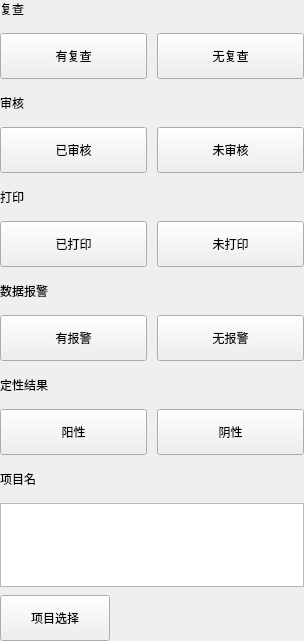
     <widget class="QWidget" name="widget16" native="true">
      <property name="geometry">
       <rect>
        <x>575</x>
        <y>0</y>
        <width>304</width>
        <height>641</height>
       </rect>
      </property>
      <layout class="QVBoxLayout" name="verticalLayout_115">
       <property name="spacing">
        <number>15</number>
       </property>
       <property name="leftMargin">
        <number>0</number>
       </property>
       <property name="topMargin">
        <number>0</number>
       </property>
       <property name="rightMargin">
        <number>0</number>
       </property>
       <property name="bottomMargin">
        <number>0</number>
       </property>
       <item>
        <layout class="QVBoxLayout" name="verticalLayout_107">
         <item>
          <widget class="QLabel" name="label_92">
           <property name="text">
            <string>复查</string>
           </property>
          </widget>
         </item>
         <item>
          <layout class="QHBoxLayout" name="horizontalLayout_22">
           <property name="spacing">
            <number>10</number>
           </property>
           <item>
            <widget class="QPushButton" name="pushButton_140">
             <property name="minimumSize">
              <size>
               <width>110</width>
               <height>46</height>
              </size>
             </property>
             <property name="maximumSize">
              <size>
               <width>16777215</width>
               <height>46</height>
              </size>
             </property>
             <property name="text">
              <string>有复查</string>
             </property>
             <property name="checkable">
              <bool>true</bool>
             </property>
             <property name="autoExclusive">
              <bool>false</bool>
             </property>
             <property name="buttons" stdset="0">
              <string notr="true">flat_button</string>
             </property>
            </widget>
           </item>
           <item>
            <widget class="QPushButton" name="pushButton_141">
             <property name="minimumSize">
              <size>
               <width>110</width>
               <height>46</height>
              </size>
             </property>
             <property name="maximumSize">
              <size>
               <width>16777215</width>
               <height>46</height>
              </size>
             </property>
             <property name="text">
              <string>无复查</string>
             </property>
             <property name="checkable">
              <bool>true</bool>
             </property>
             <property name="autoExclusive">
              <bool>false</bool>
             </property>
             <property name="buttons" stdset="0">
              <string notr="true">flat_button</string>
             </property>
            </widget>
           </item>
          </layout>
         </item>
        </layout>
       </item>
       <item>
        <layout class="QVBoxLayout" name="verticalLayout_109">
         <item>
          <widget class="QLabel" name="label_90">
           <property name="text">
            <string>审核</string>
           </property>
          </widget>
         </item>
         <item>
          <layout class="QHBoxLayout" name="horizontalLayout_24">
           <property name="spacing">
            <number>10</number>
           </property>
           <item>
            <widget class="QPushButton" name="pushButton_135">
             <property name="minimumSize">
              <size>
               <width>110</width>
               <height>46</height>
              </size>
             </property>
             <property name="maximumSize">
              <size>
               <width>16777215</width>
               <height>46</height>
              </size>
             </property>
             <property name="text">
              <string>已审核</string>
             </property>
             <property name="checkable">
              <bool>true</bool>
             </property>
             <property name="autoExclusive">
              <bool>false</bool>
             </property>
             <property name="buttons" stdset="0">
              <string notr="true">flat_button</string>
             </property>
            </widget>
           </item>
           <item>
            <widget class="QPushButton" name="pushButton_136">
             <property name="minimumSize">
              <size>
               <width>110</width>
               <height>46</height>
              </size>
             </property>
             <property name="maximumSize">
              <size>
               <width>16777215</width>
               <height>46</height>
              </size>
             </property>
             <property name="text">
              <string>未审核</string>
             </property>
             <property name="checkable">
              <bool>true</bool>
             </property>
             <property name="autoExclusive">
              <bool>false</bool>
             </property>
             <property name="buttons" stdset="0">
              <string notr="true">flat_button</string>
             </property>
            </widget>
           </item>
          </layout>
         </item>
        </layout>
       </item>
       <item>
        <layout class="QVBoxLayout" name="verticalLayout_108">
         <item>
          <widget class="QLabel" name="label_133">
           <property name="text">
            <string>打印</string>
           </property>
          </widget>
         </item>
         <item>
          <layout class="QHBoxLayout" name="horizontalLayout_27">
           <property name="spacing">
            <number>10</number>
           </property>
           <item>
            <widget class="QPushButton" name="pushButton_134">
             <property name="minimumSize">
              <size>
               <width>110</width>
               <height>46</height>
              </size>
             </property>
             <property name="maximumSize">
              <size>
               <width>16777215</width>
               <height>46</height>
              </size>
             </property>
             <property name="text">
              <string>已打印</string>
             </property>
             <property name="checkable">
              <bool>true</bool>
             </property>
             <property name="buttons" stdset="0">
              <string notr="true">flat_button</string>
             </property>
            </widget>
           </item>
           <item>
            <widget class="QPushButton" name="pushButton_133">
             <property name="minimumSize">
              <size>
               <width>110</width>
               <height>46</height>
              </size>
             </property>
             <property name="maximumSize">
              <size>
               <width>16777215</width>
               <height>46</height>
              </size>
             </property>
             <property name="text">
              <string>未打印</string>
             </property>
             <property name="checkable">
              <bool>true</bool>
             </property>
             <property name="buttons" stdset="0">
              <string notr="true">flat_button</string>
             </property>
            </widget>
           </item>
          </layout>
         </item>
        </layout>
       </item>
       <item>
        <layout class="QVBoxLayout" name="verticalLayout_104">
         <item>
          <widget class="QLabel" name="label_93">
           <property name="text">
            <string>数据报警</string>
           </property>
          </widget>
         </item>
         <item>
          <layout class="QHBoxLayout" name="horizontalLayout_23">
           <property name="spacing">
            <number>10</number>
           </property>
           <item>
            <widget class="QPushButton" name="pushButton_143">
             <property name="minimumSize">
              <size>
               <width>110</width>
               <height>46</height>
              </size>
             </property>
             <property name="maximumSize">
              <size>
               <width>16777215</width>
               <height>46</height>
              </size>
             </property>
             <property name="text">
              <string>有报警</string>
             </property>
             <property name="checkable">
              <bool>true</bool>
             </property>
             <property name="autoExclusive">
              <bool>false</bool>
             </property>
             <property name="buttons" stdset="0">
              <string notr="true">flat_button</string>
             </property>
            </widget>
           </item>
           <item>
            <widget class="QPushButton" name="pushButton_142">
             <property name="minimumSize">
              <size>
               <width>110</width>
               <height>46</height>
              </size>
             </property>
             <property name="maximumSize">
              <size>
               <width>16777215</width>
               <height>46</height>
              </size>
             </property>
             <property name="text">
              <string>无报警</string>
             </property>
             <property name="checkable">
              <bool>true</bool>
             </property>
             <property name="autoExclusive">
              <bool>false</bool>
             </property>
             <property name="buttons" stdset="0">
              <string notr="true">flat_button</string>
             </property>
            </widget>
           </item>
          </layout>
         </item>
        </layout>
       </item>
       <item>
        <layout class="QVBoxLayout" name="verticalLayout_103">
         <item>
          <widget class="QLabel" name="label_88">
           <property name="text">
            <string>定性结果</string>
           </property>
          </widget>
         </item>
         <item>
          <layout class="QHBoxLayout" name="horizontalLayout_26">
           <property name="spacing">
            <number>10</number>
           </property>
           <item>
            <widget class="QPushButton" name="pushButton_132">
             <property name="minimumSize">
              <size>
               <width>110</width>
               <height>46</height>
              </size>
             </property>
             <property name="maximumSize">
              <size>
               <width>16777215</width>
               <height>46</height>
              </size>
             </property>
             <property name="text">
              <string>阳性</string>
             </property>
             <property name="checkable">
              <bool>true</bool>
             </property>
             <property name="autoExclusive">
              <bool>false</bool>
             </property>
             <property name="buttons" stdset="0">
              <string notr="true">flat_button</string>
             </property>
            </widget>
           </item>
           <item>
            <widget class="QPushButton" name="pushButton_131">
             <property name="minimumSize">
              <size>
               <width>110</width>
               <height>46</height>
              </size>
             </property>
             <property name="maximumSize">
              <size>
               <width>16777215</width>
               <height>46</height>
              </size>
             </property>
             <property name="text">
              <string>阴性</string>
             </property>
             <property name="checkable">
              <bool>true</bool>
             </property>
             <property name="autoExclusive">
              <bool>false</bool>
             </property>
             <property name="buttons" stdset="0">
              <string notr="true">flat_button</string>
             </property>
            </widget>
           </item>
          </layout>
         </item>
        </layout>
       </item>
       <item>
        <layout class="QVBoxLayout" name="verticalLayout_10">
         <item>
          <widget class="QLabel" name="label_102">
           <property name="sizePolicy">
            <sizepolicy hsizetype="Preferred" vsizetype="Preferred">
             <horstretch>0</horstretch>
             <verstretch>0</verstretch>
            </sizepolicy>
           </property>
           <property name="minimumSize">
            <size>
             <width>0</width>
             <height>0</height>
            </size>
           </property>
           <property name="maximumSize">
            <size>
             <width>16777215</width>
             <height>16777215</height>
            </size>
           </property>
           <property name="text">
            <string>项目名</string>
           </property>
           <property name="alignment">
            <set>Qt::AlignLeading|Qt::AlignLeft|Qt::AlignVCenter</set>
           </property>
          </widget>
         </item>
         <item>
          <layout class="QVBoxLayout" name="verticalLayout_8">
           <property name="spacing">
            <number>8</number>
           </property>
           <item>
            <widget class="QTextEdit" name="assay_edit_5">
             <property name="paddings_all" stdset="0">
              <string notr="true">a_0</string>
             </property>
            </widget>
           </item>
           <item>
            <layout class="QHBoxLayout" name="horizontalLayout_84">
             <item>
              <widget class="QPushButton" name="assay_select_btn_5">
               <property name="minimumSize">
                <size>
                 <width>110</width>
                 <height>46</height>
                </size>
               </property>
               <property name="maximumSize">
                <size>
                 <width>16777215</width>
                 <height>46</height>
                </size>
               </property>
               <property name="text">
                <string>项目选择</string>
               </property>
               <property name="buttons" stdset="0">
                <string notr="true">flat_btn</string>
               </property>
              </widget>
             </item>
             <item>
              <spacer name="horizontalSpacer_78">
               <property name="orientation">
                <enum>Qt::Horizontal</enum>
               </property>
               <property name="sizeHint" stdset="0">
                <size>
                 <width>40</width>
                 <height>20</height>
                </size>
               </property>
              </spacer>
             </item>
            </layout>
           </item>
          </layout>
         </item>
         <item>
          <spacer name="verticalSpacer_14">
           <property name="orientation">
            <enum>Qt::Vertical</enum>
           </property>
           <property name="sizeHint" stdset="0">
            <size>
             <width>20</width>
             <height>40</height>
            </size>
           </property>
          </spacer>
         </item>
        </layout>
       </item>
       <item>
        <spacer name="verticalSpacer_22">
         <property name="orientation">
          <enum>Qt::Vertical</enum>
         </property>
         <property name="sizeHint" stdset="0">
          <size>
           <width>20</width>
           <height>40</height>
          </size>
         </property>
        </spacer>
       </item>
      </layout>
     </widget>
